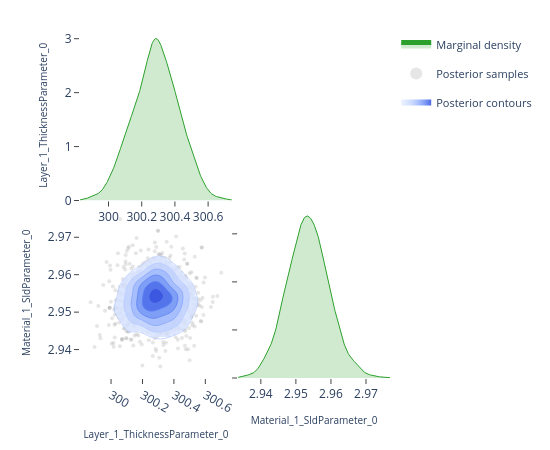

The notebook cell this image was saved under:
### Code cell
# ---- Pairwise focus: thickness vs SLD ---------------------------------------
# A 2-parameter corner plot zooms in on the joint posterior for a specific
# pair.  This is the same view the EasyReflectometryApp's "2D Heatmap"
# sub-tab uses to inspect parameter degeneracies.


params_of_interest = ['Layer_1_ThicknessParameter_0', 'Material_1_SldParameter_0']
idx = [posterior.param_names.index(p) for p in params_of_interest]
subset_draws = np.asarray(posterior.draws)[:, idx]

fig = plot_corner(subset_draws, params_of_interest)
fig.show()

### Figure 1 — Plotly figure (JSON) as saved in the notebook; plotly's stock layout.template omitted (floating-point values rounded to 4 significant figures; data arrays with more than 128 entries replaced by an {"elided": "..."} marker saying what was removed)
{"data": [{"fill": "tozeroy", "fillcolor": "rgba(44, 160, 44, 0.22)", "hoverinfo": "skip", "legendgroup": "marginal", "line": {"color": "rgb(44, 160, 44)", "width": 1}, "mode": "lines", "name": "Marginal density", "showlegend": true, "type": "scatter", "x": {"elided": "256 float values"}, "xaxis": "x", "y": {"elided": "256 float values"}, "yaxis": "y"}, {"hoverinfo": "skip", "legendgroup": "scatter", "marker": {"color": "rgba(140, 140, 140, 0.22)", "size": 4}, "mode": "markers", "name": "Posterior samples", "showlegend": true, "type": "scatter", "x": {"elided": "880 float values"}, "xaxis": "x3", "y": {"elided": "880 float values"}, "yaxis": "y3", "zorder": 0}, {"colorscale": [[0.0, "rgba(224, 233, 255, 0.62)"], [0.35, "rgba(183, 203, 255, 0.70)"], [0.6, "rgba(138, 169, 252, 0.78)"], [0.82, "rgba(96, 131, 242, 0.84)"], [1.0, "rgba(58, 86, 224, 0.90)"]], "connectgaps": false, "contours": {"coloring": "fill", "end": 177.9, "showlabels": false, "showlines": false, "size": 28.09, "start": 37.45}, "hoverinfo": "skip", "legendgroup": "contour", "name": "Posterior contours", "showlegend": true, "showscale": false, "type": "contour", "x": [299.8, 299.8, 299.9, 299.9, 299.9, 299.9, 299.9, 299.9, 299.9, 299.9, 299.9, 300.0, 300.0, 300.0, 300.0, 300.0, 300.0, 300.0, 300.0, 300.0, 300.1, 300.1, 300.1, 300.1, 300.1, 300.1, 300.1, 300.1, 300.2, 300.2, 300.2, 300.2, 300.2, 300.2, 300.2, 300.2, 300.2, 300.3, 300.3, 300.3, 300.3, 300.3, 300.3, 300.3, 300.3, 300.3, 300.4, 300.4, 300.4, 300.4, 300.4, 300.4, 300.4, 300.4, 300.5, 300.5, 300.5, 300.5, 300.5, 300.5, 300.5, 300.5, 300.5, 300.6, 300.6, 300.6, 300.6, 300.6, 300.6, 300.6, 300.6, 300.7, 300.7, 300.7, 300.7, 300.7, 300.7, 300.7, 300.7, 300.7], "xaxis": "x3", "y": [2.934, 2.934, 2.935, 2.935, 2.936, 2.936, 2.937, 2.937, 2.938, 2.938, 2.939, 2.94, 2.94, 2.941, 2.941, 2.942, 2.942, 2.943, 2.943, 2.944, 2.944, 2.945, 2.946, 2.946, 2.947, 2.947, 2.948, 2.948, 2.949, 2.949, 2.95, 2.951, 2.951, 2.952, 2.952, 2.953, 2.953, 2.954, 2.954, 2.955, 2.955, 2.956, 2.957, 2.957, 2.958, 2.958, 2.959, 2.959, 2.96, 2.96, 2.961, 2.961, 2.962, 2.963, 2.963, 2.964, 2.964, 2.965, 2.965, 2.966, 2.966, 2.967, 2.968, 2.968, 2.969, 2.969, 2.97, 2.97, 2.971, 2.971, 2.972, 2.972, 2.973, 2.974, 2.974, 2.975, 2.975, 2.976, 2.976, 2.977], "yaxis": "y3", "z": {"elided": "80x80 float values"}, "zmax": 177.9, "zmin": 37.45, "zorder": 1}, {"colorscale": [[0.0, "rgba(183, 203, 255, 0.94)"], [0.35, "rgba(183, 203, 255, 0.94)"], [0.35, "rgba(138, 169, 252, 0.95)"], [0.6, "rgba(138, 169, 252, 0.95)"], [0.6, "rgba(96, 131, 242, 0.96)"], [0.82, "rgba(96, 131, 242, 0.96)"], [0.82, "rgba(58, 86, 224, 0.98)"], [1.0, "rgba(58, 86, 224, 0.98)"]], "contours": {"coloring": "lines", "end": 177.9, "showlabels": false, "size": 28.09, "start": 37.45}, "hoverinfo": "skip", "legendgroup": "contour", "line": {"width": 0.9}, "showlegend": false, "showscale": false, "type": "contour", "x": [299.8, 299.8, 299.9, 299.9, 299.9, 299.9, 299.9, 299.9, 299.9, 299.9, 299.9, 300.0, 300.0, 300.0, 300.0, 300.0, 300.0, 300.0, 300.0, 300.0, 300.1, 300.1, 300.1, 300.1, 300.1, 300.1, 300.1, 300.1, 300.2, 300.2, 300.2, 300.2, 300.2, 300.2, 300.2, 300.2, 300.2, 300.3, 300.3, 300.3, 300.3, 300.3, 300.3, 300.3, 300.3, 300.3, 300.4, 300.4, 300.4, 300.4, 300.4, 300.4, 300.4, 300.4, 300.5, 300.5, 300.5, 300.5, 300.5, 300.5, 300.5, 300.5, 300.5, 300.6, 300.6, 300.6, 300.6, 300.6, 300.6, 300.6, 300.6, 300.7, 300.7, 300.7, 300.7, 300.7, 300.7, 300.7, 300.7, 300.7], "xaxis": "x3", "y": [2.934, 2.934, 2.935, 2.935, 2.936, 2.936, 2.937, 2.937, 2.938, 2.938, 2.939, 2.94, 2.94, 2.941, 2.941, 2.942, 2.942, 2.943, 2.943, 2.944, 2.944, 2.945, 2.946, 2.946, 2.947, 2.947, 2.948, 2.948, 2.949, 2.949, 2.95, 2.951, 2.951, 2.952, 2.952, 2.953, 2.953, 2.954, 2.954, 2.955, 2.955, 2.956, 2.957, 2.957, 2.958, 2.958, 2.959, 2.959, 2.96, 2.96, 2.961, 2.961, 2.962, 2.963, 2.963, 2.964, 2.964, 2.965, 2.965, 2.966, 2.966, 2.967, 2.968, 2.968, 2.969, 2.969, 2.97, 2.97, 2.971, 2.971, 2.972, 2.972, 2.973, 2.974, 2.974, 2.975, 2.975, 2.976, 2.976, 2.977], "yaxis": "y3", "z": {"elided": "80x80 float values"}, "zmax": 177.9, "zmin": 37.45, "zorder": 2}, {"fill": "tozeroy", "fillcolor": "rgba(44, 160, 44, 0.22)", "hoverinfo": "skip", "legendgroup": "marginal", "line": {"color": "rgb(44, 160, 44)", "width": 1}, "mode": "lines", "name": "Marginal density", "showlegend": false, "type": "scatter", "x": {"elided": "256 float values"}, "xaxis": "x4", "y": {"elided": "256 float values"}, "yaxis": "y4"}], "layout": {"height": 450, "legend": {"font": {"size": 11}, "itemsizing": "constant", "orientation": "v", "x": 1.02, "xanchor": "left", "y": 1.0, "yanchor": "top"}, "margin": {"b": 60, "l": 80, "r": 160, "t": 30}, "plot_bgcolor": "white", "showlegend": true, "width": 550, "xaxis": {"anchor": "y", "domain": [0.0, 0.49], "showgrid": false, "ticks": "outside", "zeroline": false}, "xaxis2": {"anchor": "y2", "domain": [0.51, 1.0], "showgrid": false, "ticks": "outside", "visible": false, "zeroline": false}, "xaxis3": {"anchor": "y3", "domain": [0.0, 0.49], "showgrid": false, "ticks": "outside", "title": {"font": {"size": 10}, "text": "Layer_1_ThicknessParameter_0"}, "zeroline": false}, "xaxis4": {"anchor": "y4", "domain": [0.51, 1.0], "showgrid": false, "ticks": "outside", "title": {"font": {"size": 10}, "text": "Material_1_SldParameter_0"}, "zeroline": false}, "yaxis": {"anchor": "x", "domain": [0.51, 1.0], "showgrid": false, "ticks": "outside", "title": {"font": {"size": 10}, "text": "Layer_1_ThicknessParameter_0"}, "zeroline": false}, "yaxis2": {"anchor": "x2", "domain": [0.51, 1.0], "showgrid": false, "ticks": "outside", "visible": false, "zeroline": false}, "yaxis3": {"anchor": "x3", "domain": [0.0, 0.49], "showgrid": false, "ticks": "outside", "title": {"font": {"size": 10}, "text": "Material_1_SldParameter_0"}, "zeroline": false}, "yaxis4": {"anchor": "x4", "domain": [0.0, 0.49], "showgrid": false, "showticklabels": false, "ticks": "outside", "zeroline": false}}}
